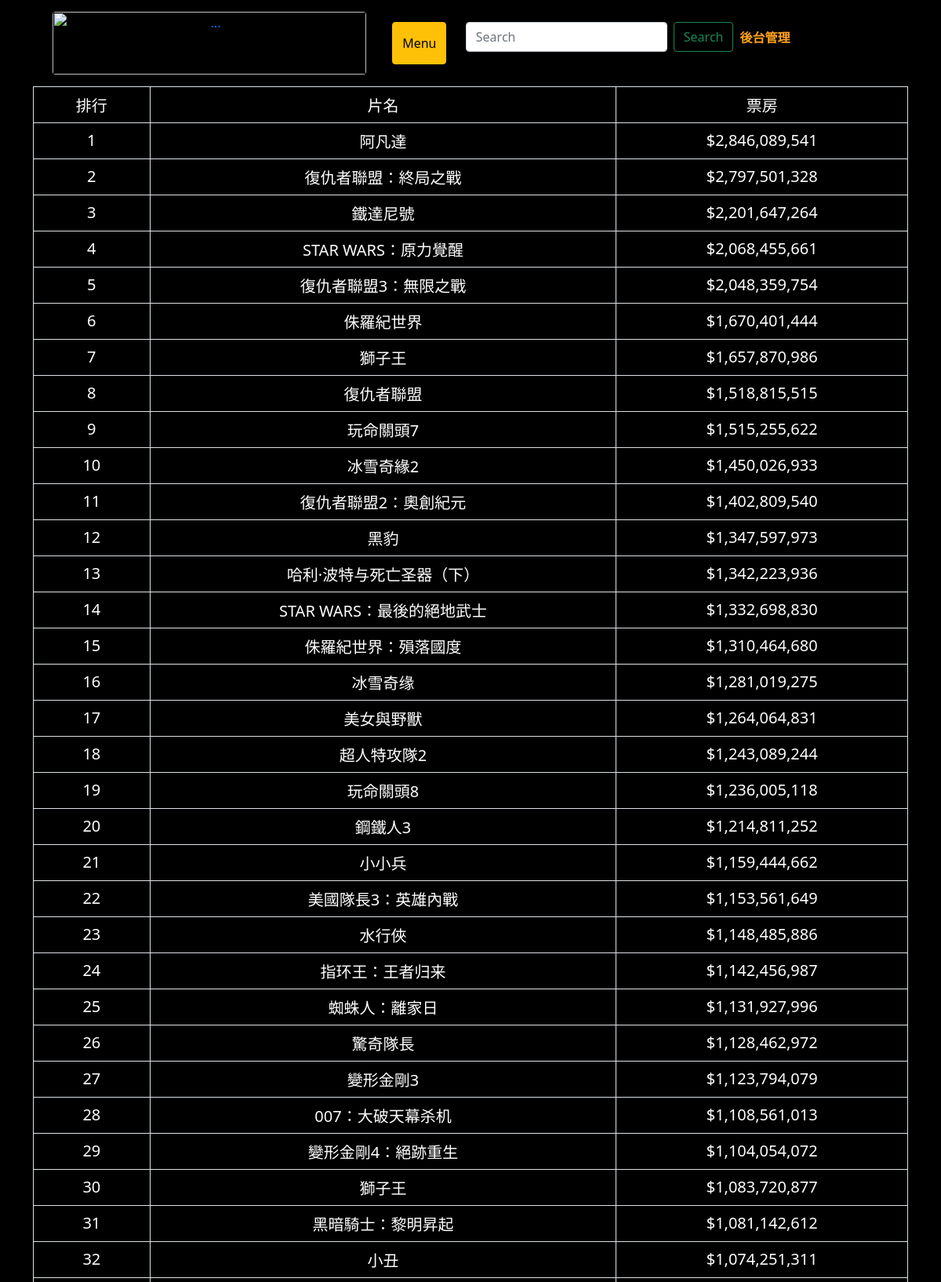
The page /world50/ (upper part) on the database its author committed.
### movies/models.py (models this page shows, shortened)
class rank_chapion_world (models.Model): #全球排行
    rank = models.CharField(max_length=10)
    name = models.CharField(max_length=20)
    box_office = models.CharField(max_length=20)
    year = models.CharField(max_length=20)
    pub_date = models.DateTimeField(default=timezone.now)

### movies/views.py (the view)
# urls.py: path('world50/' , world50),
def world50(request):
    items = rank_chapion_world.objects.all()
    return render(request, 'world50.html', locals())

### templates/world50.html (shortened to what this page needs)
{% extends "base.html" %}
{% block content %}
<table class='table table-striped table-bordered'>
  <tr>
        <td width="10%" align="center" valign="center"><span style="color:white;font-size:20px;">排行</span></td>
        <td width="40%" align="center" valign="center"><span style="color:white;font-size:20px;">片名</span></td>
        <td width="25%" align="center" valign="center"><span style="color:white;font-size:20px;">票房</span></td>
  </tr>
  {% for item in items %}
    <tr>
      <td width="10%" align="center" valign="center"><span style="color:white;font-size:20px;">{{item.rank}}</span></td>
      <td width="40%" align="center" valign="center"><span style="color:white;font-size:20px;">{{item.name}}</span></td>
      <td width="25%" align="center" valign="center"><span style="color:white;font-size:20px;">{{item.box_office}}</span></td>
    </tr>
  {% endfor %}
</table>
{% endblock %}

### rows shown on the page
rank_chapion_world: rank "1", name "阿凡達", box_office "$2,846,089,541"
rank_chapion_world: rank "2", name "復仇者聯盟：終局之戰", box_office "$2,797,501,328"
rank_chapion_world: rank "3", name "鐵達尼號", box_office "$2,201,647,264"
rank_chapion_world: rank "4", name "STAR WARS：原力覺醒", box_office "$2,068,455,661"
rank_chapion_world: rank "5", name "復仇者聯盟3：無限之戰", box_office "$2,048,359,754"
rank_chapion_world: rank "6", name "侏羅紀世界", box_office "$1,670,401,444"
rank_chapion_world: rank "7", name "獅子王", box_office "$1,657,870,986"
rank_chapion_world: rank "8", name "復仇者聯盟", box_office "$1,518,815,515"
rank_chapion_world: rank "9", name "玩命關頭7", box_office "$1,515,255,622"
rank_chapion_world: rank "10", name "冰雪奇緣2", box_office "$1,450,026,933"
rank_chapion_world: rank "11", name "復仇者聯盟2：奧創紀元", box_office "$1,402,809,540"
rank_chapion_world: rank "12", name "黑豹", box_office "$1,347,597,973"
rank_chapion_world: rank "13", name "哈利·波特与死亡圣器（下）", box_office "$1,342,223,936"
rank_chapion_world: rank "14", name "STAR WARS：最後的絕地武士", box_office "$1,332,698,830"
rank_chapion_world: rank "15", name "侏羅紀世界：殞落國度", box_office "$1,310,464,680"
rank_chapion_world: rank "16", name "冰雪奇缘", box_office "$1,281,019,275"
rank_chapion_world: rank "17", name "美女與野獸", box_office "$1,264,064,831"
rank_chapion_world: rank "18", name "超人特攻隊2", box_office "$1,243,089,244"
rank_chapion_world: rank "19", name "玩命關頭8", box_office "$1,236,005,118"
rank_chapion_world: rank "20", name "鋼鐵人3", box_office "$1,214,811,252"
rank_chapion_world: rank "21", name "小小兵", box_office "$1,159,444,662"
rank_chapion_world: rank "22", name "美國隊長3：英雄內戰", box_office "$1,153,561,649"
rank_chapion_world: rank "23", name "水行俠", box_office "$1,148,485,886"
rank_chapion_world: rank "24", name "指环王：王者归来", box_office "$1,142,456,987"
rank_chapion_world: rank "25", name "蜘蛛人：離家日", box_office "$1,131,927,996"
rank_chapion_world: rank "26", name "驚奇隊長", box_office "$1,128,462,972"
rank_chapion_world: rank "27", name "變形金剛3", box_office "$1,123,794,079"
rank_chapion_world: rank "28", name "007：大破天幕杀机", box_office "$1,108,561,013"
rank_chapion_world: rank "29", name "變形金剛4：絕跡重生", box_office "$1,104,054,072"
rank_chapion_world: rank "30", name "獅子王", box_office "$1,083,720,877"
rank_chapion_world: rank "31", name "黑暗騎士：黎明昇起", box_office "$1,081,142,612"
rank_chapion_world: rank "32", name "小丑", box_office "$1,074,251,311"
